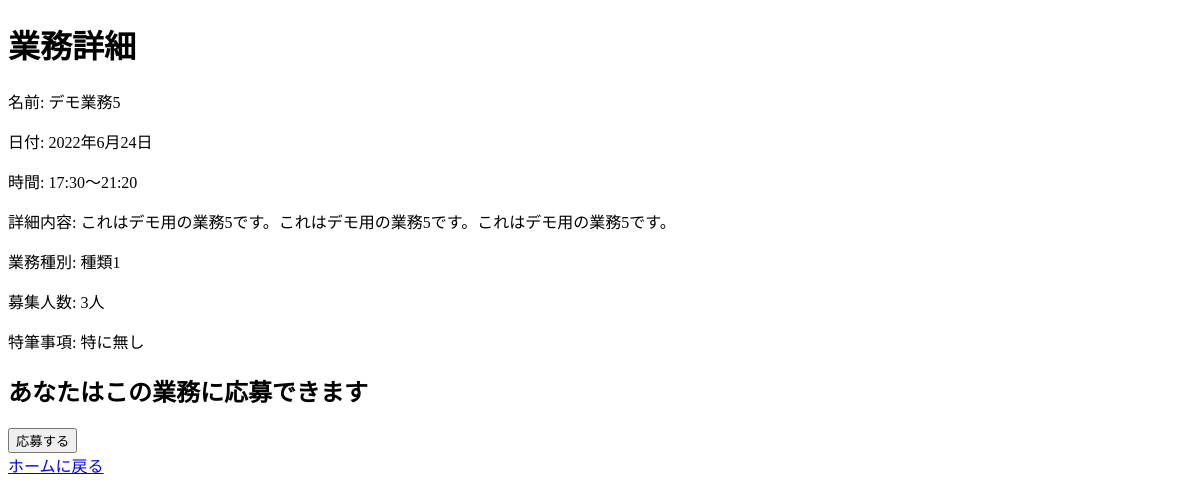
The page /shift/specification/5 (signed in) on the database as committed earlier.
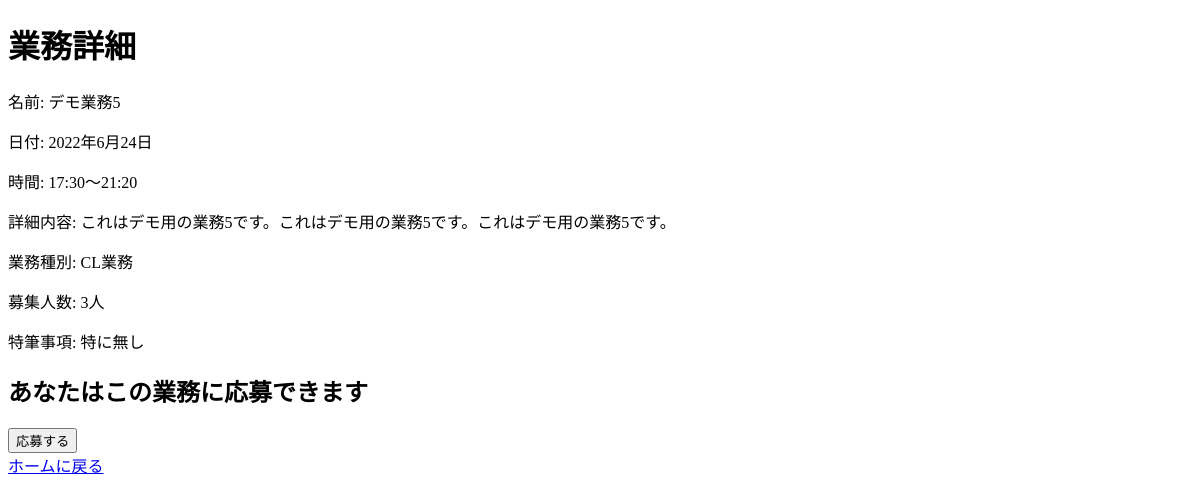
The same page on the database as committed later.
### shift/models.py (models this page shows, shortened)
class Task(models.Model):
    name = models.CharField(max_length=64)
    specification = models.TextField()
    date = models.DateField()
    startTime = models.CharField(max_length=6)
    endTime = models.CharField(max_length=6)
    type = models.CharField(max_length=64)
    capacity = models.IntegerField()
    extra = models.TextField(blank=True, null=True)

### shift/views.py (the view)
    def checker(request, **kwargs):
        if "worker_id" not in request.session:
            return HttpResponseRedirect(reverse("shift:login"))
        else:
            return func(request, **kwargs)

### shift/views.py (called while the page is built)
def login_checker(func):
    def checker(request, **kwargs):
        if "worker_id" not in request.session:
            return HttpResponseRedirect(reverse("shift:login"))
        else:
            return func(request, **kwargs)
    return checker

@login_checker
def specification(request, task_id):
    task = Task.objects.get(id=task_id)
    worker = Worker.objects.get(id=request.session["worker_id"])
    if request.method == "POST":
        worker.tasks.add(task)
        return HttpResponseRedirect(reverse("shift:home", args=[now.year, now.month]))
    return render(request, "shift/specification.html", {
        "task": task,
        "member_num": len(task.workers.all()),
        "worker": worker,
        "workers_of_task": task.workers.all(),
        "tasks_of_worker": worker.tasks.all(),
        "now": now
    })

### shift/templates/shift/specification.html (shortened to what this page needs)
{% extends 'shift/layout.html' %}
{% block body %}
    <h1>業務詳細</h1>
    <p>名前: {{ task.name }}</p>
    <p>日付: {{ task.date }}</p>
    <p>時間: {{ task.startTime }}〜{{ task.endTime }}</p>
    <p>詳細内容: {{ task.specification }}</p>
    <p>業務種別: {{ task.type }}</p>
    <p>募集人数: {{ task.capacity }}人</p>
    <p>特筆事項: {{ task.extra }}</p>
    {% if worker.is_admin %}
        <ul>
            {% for worker in workers_of_task %}
                <li>{{ worker.name }}</li>
            {% empty %}
                <li>この業務の応募者はまだいません</li>
            {% endfor %}
        <ul>
        <a href="{% url "shift:revise" task.id %}">この業務を修正する</a>
    {% else %}
        <form action="{% url "shift:specification" task.id %}" method="post">
            {% if task not in tasks_of_worker %}
                {% if member_num < task.capacity %}
                    <h2>あなたはこの業務に応募できます</h2>
                    <input type="submit" value="応募する">
                {% else %}
                    <h2>この業務の募集は締め切りました</h2>
                    <input type="submit" value="応募する" disabled>
                {% endif %}
            {% else %}
                <h2>あなたはこの業務に応募済です</h2>
                <input type="submit" value="応募する" disabled>
            {% endif %}
        </form>
    {% endif %}
    <a href="{% url "shift:home" now.year now.month %}">ホームに戻る</a>
{% endblock %}

### shift/templates/shift/layout.html (shortened to what this page needs)
<!DOCTYPE html>
<html lang="ja">
    <head>
    </head>
    <body>
        {% block body %}
        {% endblock %}
    </body>
</html>

Rows that differ between the two databases and show on the page:
changed Task "デモ業務5": type "種類1" → "CL業務"
